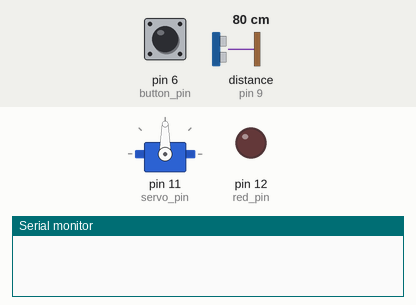
A sketch run on a simulated Arduino Uno, built with avr-gcc and run on an emulated ATmega328P. Parts: servo, output pins drawn as LEDs (lit = HIGH), the last lines printed to the serial monitor. The inputs (shaded band) are chosen by the test bench; at power-on: pin 6 (button_pin) HIGH, distance to the obstacle (sensor on pin 9) 80 cm. The echo pulse lasts 58.3 µs per cm; pins used as bus, display or sensor lines are not drawn.

Above: at 1.2 s.
1.3 s: pin 6 (button_pin) pulled LOW for 0.15 s
At 1.7 s:
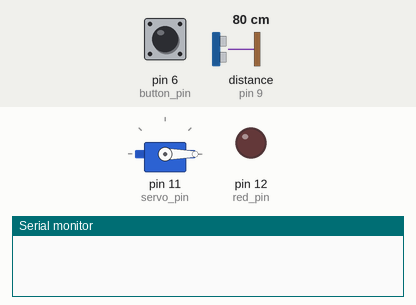
4.3 s: distance to the obstacle (sensor on pin 9) set to 56 cm
7.3 s: distance to the obstacle (sensor on pin 9) set to 46 cm
At 8.1 s:
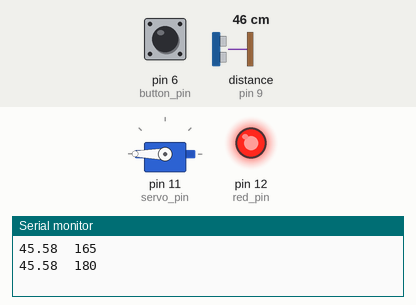
10.3 s: distance to the obstacle (sensor on pin 9) set to 60 cm
At 10.7 s:
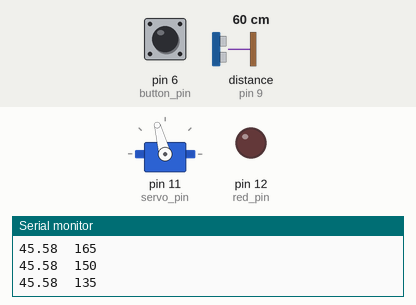
13.3 s: distance to the obstacle (sensor on pin 9) set to 2 cm
At 15.0 s:
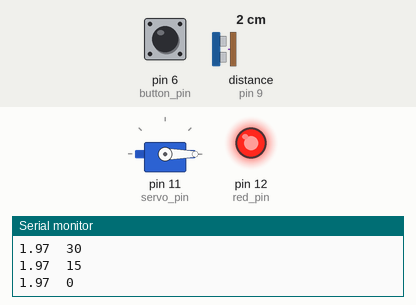
15.3 s: pin 6 (button_pin) pulled LOW for 1 s
At 16.7 s:
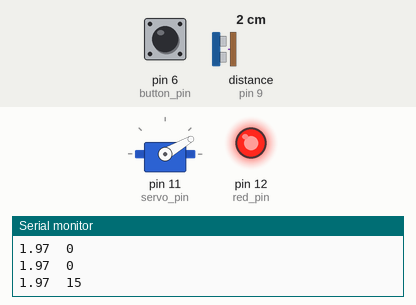
Timing chart, 0 to 20.3 s (numbered marks = the images above; inputs shaded):
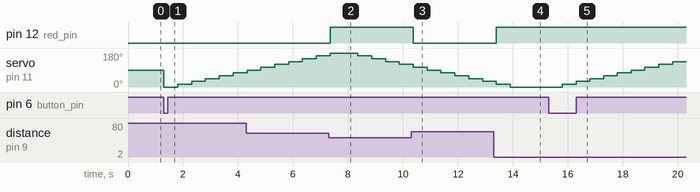

Measured:
- the behaviour switches between 51 and 50 cm on distance to the obstacle (sensor on pin 9) (found by bisection; images 1 and 2)
- after the input at 1.3 s, servo on pin 11 (servo_pin): 90° → 0° at once, → 15° 0.51 s later, → 30° 0.51 s later, → 45° 0.51 s later, … (6 changes in this stretch)
- after the input at 7.3 s, pin 12 (red_pin): LOW → HIGH after 0.05 s
- after the input at 10.3 s, pin 12 (red_pin): HIGH → LOW after 0.08 s
- after the input at 13.3 s, pin 12 (red_pin): LOW → HIGH after 0.10 s
- after the input at 15.3 s, servo on pin 11 (servo_pin): moves from 0° to 135° over 4.0 s, starting after 0.50 s

The sketch:

mining_rescue.ino
```cpp
// Mining Rescue Module
// Noah Mulvaney
// 13 Jun 2024

// Adapted from code by Brett Gilman, Sep 2017

#include <Servo.h>

// Pin numbers
const int trigger_pin = 10;
const int echo_pin = 9;
const int red_pin = 12;
const int button_pin = 6;
const int servo_pin = 11;

// Global variables
Servo servo;
int pos = 0;
int search_dist = 50;

// Get distance in cm from ultrasonic sensor
double get_distance() {
  const double speed_sound = 0.034;
  const int max_dist = 400;
  const long timeout = 2 * max_dist / speed_sound;

  digitalWrite(trigger_pin, LOW);
  delayMicroseconds(2);
  digitalWrite(trigger_pin, HIGH);
  delayMicroseconds(10);
  digitalWrite(trigger_pin, LOW);

  long duration = pulseIn(echo_pin, HIGH, timeout);
  if (duration == 0) return 400;
  double dist = (duration / 2.0) * speed_sound;

  if (dist > 0)
    return dist;

  delay(10);
  return get_distance();
}

// Look for stranded miner in current direction
void search() {
  double dist = get_distance();
  if (dist < search_dist) {
    Serial.print(dist);
    Serial.print("\t");
    Serial.println(pos);
    digitalWrite(red_pin, HIGH);
  } else digitalWrite(red_pin, LOW);
}

// Scan the surrounding cave
void scan() {
  for (pos = 0; pos <= 180; pos += 15) {
    servo.write(pos);
    delay(500);
    search();
  }
  for (pos = 180; pos >= 0; pos -= 15) {
    servo.write(pos);
    delay(500);
    search();
  }
}

void setup() {
  Serial.begin(9600);

  pinMode(trigger_pin, OUTPUT);
  pinMode(echo_pin, INPUT);
  pinMode(red_pin, OUTPUT);
  pinMode(button_pin, INPUT_PULLUP);
  pinMode(servo_pin, OUTPUT);

  servo.attach(servo_pin);
}

void loop() {
  // When button is pressed
  if (digitalRead(button_pin) == LOW)
    scan();
}
```
